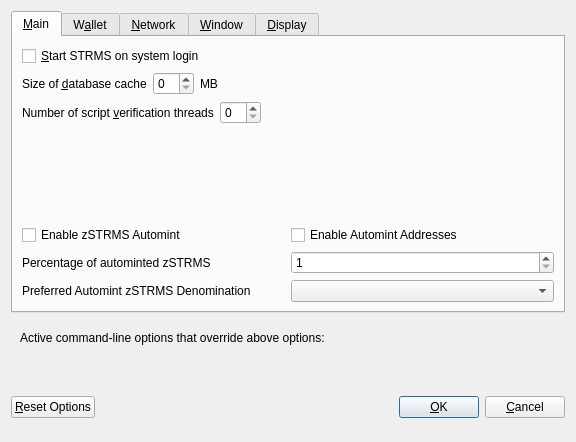
<?xml version="1.0" encoding="UTF-8"?>
<ui version="4.0">
 <class>OptionsDialog</class>
 <widget class="QDialog" name="OptionsDialog">
  <property name="geometry">
   <rect>
    <x>0</x>
    <y>0</y>
    <width>576</width>
    <height>442</height>
   </rect>
  </property>
  <property name="windowTitle">
   <string>Options</string>
  </property>
  <property name="modal">
   <bool>true</bool>
  </property>
  <layout class="QVBoxLayout" name="verticalLayout">
   <item>
    <widget class="QTabWidget" name="tabWidget">
     <property name="currentIndex">
      <number>0</number>
     </property>
     <widget class="QWidget" name="tabMain">
      <attribute name="title">
       <string>&amp;Main</string>
      </attribute>
      <layout class="QVBoxLayout" name="verticalLayout_Main">
       <item>
        <widget class="QCheckBox" name="bitcoinAtStartup">
         <property name="toolTip">
          <string>Automatically start STRMS after logging in to the system.</string>
         </property>
         <property name="text">
          <string>&amp;Start STRMS on system login</string>
         </property>
        </widget>
       </item>
       <item>
        <layout class="QHBoxLayout" name="horizontalLayout_2_Main">
         <item>
          <widget class="QLabel" name="databaseCacheLabel">
           <property name="text">
            <string>Size of &amp;database cache</string>
           </property>
           <property name="textFormat">
            <enum>Qt::PlainText</enum>
           </property>
           <property name="buddy">
            <cstring>databaseCache</cstring>
           </property>
          </widget>
         </item>
         <item>
          <widget class="QSpinBox" name="databaseCache"/>
         </item>
         <item>
          <widget class="QLabel" name="databaseCacheUnitLabel">
           <property name="text">
            <string>MB</string>
           </property>
           <property name="textFormat">
            <enum>Qt::PlainText</enum>
           </property>
          </widget>
         </item>
         <item>
          <spacer name="horizontalSpacer_2_Main">
           <property name="orientation">
            <enum>Qt::Horizontal</enum>
           </property>
           <property name="sizeHint" stdset="0">
            <size>
             <width>40</width>
             <height>20</height>
            </size>
           </property>
          </spacer>
         </item>
        </layout>
       </item>
       <item>
        <layout class="QHBoxLayout" name="horizontalLayout_3_Main">
         <item>
          <widget class="QLabel" name="threadsScriptVerifLabel">
           <property name="text">
            <string>Number of script &amp;verification threads</string>
           </property>
           <property name="textFormat">
            <enum>Qt::PlainText</enum>
           </property>
           <property name="buddy">
            <cstring>threadsScriptVerif</cstring>
           </property>
          </widget>
         </item>
         <item>
          <widget class="QSpinBox" name="threadsScriptVerif">
           <property name="toolTip">
            <string>(0 = auto, &lt;0 = leave that many cores free)</string>
           </property>
          </widget>
         </item>
         <item>
          <spacer name="horizontalSpacer_3_Main">
           <property name="orientation">
            <enum>Qt::Horizontal</enum>
           </property>
           <property name="sizeHint" stdset="0">
            <size>
             <width>40</width>
             <height>20</height>
            </size>
           </property>
          </spacer>
         </item>
        </layout>
       </item>
       <item>
        <spacer name="verticalSpacer_2">
         <property name="orientation">
          <enum>Qt::Vertical</enum>
         </property>
         <property name="sizeHint" stdset="0">
          <size>
           <width>20</width>
           <height>40</height>
          </size>
         </property>
        </spacer>
       </item>
       <item>
        <widget class="QWidget" name="verticalZpivOptionsWidget" native="true">
         <layout class="QVBoxLayout" name="verticalZpivOptionsLayout">
          <property name="margin">
           <number>0</number>
          </property>
          <item>
           <layout class="QHBoxLayout" name="horizontalAutomintingLayout">
            <item>
             <widget class="QCheckBox" name="checkBoxZeromintEnable">
              <property name="toolTip">
               <string>Enable automatic minting of STRMS units to zSTRMS</string>
              </property>
              <property name="layoutDirection">
               <enum>Qt::LeftToRight</enum>
              </property>
              <property name="text">
               <string>Enable zSTRMS Automint</string>
              </property>
             </widget>
            </item>
            <item>
             <widget class="QCheckBox" name="checkBoxZeromintAddresses">
              <property name="toolTip">
               <string>Enable automatic zSTRMS minting from specific addresses</string>
              </property>
              <property name="layoutDirection">
               <enum>Qt::LeftToRight</enum>
              </property>
              <property name="text">
               <string>Enable Automint Addresses</string>
              </property>
             </widget>
            </item>
           </layout>
          </item>
          <item>
           <layout class="QHBoxLayout" name="horizontalZmintPercentageLayout">
            <item>
             <widget class="QLabel" name="percentage_label">
              <property name="toolTip">
               <string>Percentage of incoming STRMS which get automatically converted to zSTRMS via Zerocoin Protocol (min: 10%)</string>
              </property>
              <property name="text">
               <string>Percentage of autominted zSTRMS</string>
              </property>
             </widget>
            </item>
            <item>
             <widget class="QSpinBox" name="zeromintPercentage">
              <property name="minimum">
               <number>1</number>
              </property>
              <property name="maximum">
               <number>100</number>
              </property>
             </widget>
            </item>
           </layout>
          </item>
          <item>
           <layout class="QHBoxLayout" name="horizontalLayout" stretch="0,0">
            <property name="sizeConstraint">
             <enum>QLayout::SetFixedSize</enum>
            </property>
            <item>
             <widget class="QLabel" name="labelPreferredDenom">
              <property name="maximumSize">
               <size>
                <width>16777215</width>
                <height>16777215</height>
               </size>
              </property>
              <property name="toolTip">
               <string>Wait with automatic conversion to Zerocoin until enough STRMS for this denomination is available</string>
              </property>
              <property name="text">
               <string>Preferred Automint zSTRMS Denomination</string>
              </property>
             </widget>
            </item>
            <item>
             <widget class="QComboBox" name="preferredDenom">
              <property name="maximumSize">
               <size>
                <width>16777215</width>
                <height>27</height>
               </size>
              </property>
              <property name="toolTip">
               <string>Wait with automatic conversion to Zerocoin until enough STRMS for this denomination is available</string>
              </property>
              <property name="maxVisibleItems">
               <number>9</number>
              </property>
              <property name="maxCount">
               <number>9</number>
              </property>
             </widget>
            </item>
           </layout>
          </item>
         </layout>
        </widget>
       </item>
      </layout>
     </widget>
     <widget class="QWidget" name="tabWallet">
      <attribute name="title">
       <string>W&amp;allet</string>
      </attribute>
      <layout class="QVBoxLayout" name="verticalLayout_Wallet">
       <item>
        <layout class="QHBoxLayout" name="horizontalLayout_2_Wallet">
         <item>
          <widget class="QLabel" name="labelStakeSplitThresholdText">
           <property name="text">
            <string>Stake split threshold:</string>
           </property>
          </widget>
         </item>
         <item>
          <widget class="QSpinBox" name="spinBoxStakeSplitThreshold">
           <property name="minimum">
            <number>1</number>
           </property>
           <property name="maximum">
            <number>999999</number>
           </property>
          </widget>
         </item>
        </layout>
       </item>
       <item>
        <widget class="QGroupBox" name="groupBox">
         <property name="title">
          <string>Expert</string>
         </property>
         <layout class="QVBoxLayout" name="verticalLayout_2">
          <item>
           <widget class="QCheckBox" name="coinControlFeatures">
            <property name="toolTip">
             <string>Whether to show coin control features or not.</string>
            </property>
            <property name="text">
             <string>Enable coin &amp;control features</string>
            </property>
           </widget>
          </item>
          <item>
           <widget class="QCheckBox" name="showMasternodesTab">
            <property name="toolTip">
             <string>Show additional tab listing all your masternodes in first sub-tab&lt;br/&gt;and all masternodes on the network in second sub-tab.</string>
            </property>
            <property name="text">
             <string>Show Masternodes Tab</string>
            </property>
           </widget>
          </item>
          <item>
           <widget class="QCheckBox" name="spendZeroConfChange">
            <property name="toolTip">
             <string>If you disable the spending of unconfirmed change, the change from a transaction&lt;br/&gt;cannot be used until that transaction has at least one confirmation.&lt;br/&gt;This also affects how your balance is computed.</string>
            </property>
            <property name="text">
             <string>&amp;Spend unconfirmed change</string>
            </property>
           </widget>
          </item>
         </layout>
        </widget>
       </item>
       <item>
        <spacer name="verticalSpacer_Wallet">
         <property name="orientation">
          <enum>Qt::Vertical</enum>
         </property>
         <property name="sizeHint" stdset="0">
          <size>
           <width>20</width>
           <height>40</height>
          </size>
         </property>
        </spacer>
       </item>
      </layout>
     </widget>
     <widget class="QWidget" name="tabNetwork">
      <attribute name="title">
       <string>&amp;Network</string>
      </attribute>
      <layout class="QVBoxLayout" name="verticalLayout_Network">
       <item>
        <widget class="QCheckBox" name="mapPortUpnp">
         <property name="toolTip">
          <string>Automatically open the STRMS client port on the router. This only works when your router supports UPnP and it is enabled.</string>
         </property>
         <property name="text">
          <string>Map port using &amp;UPnP</string>
         </property>
        </widget>
       </item>
       <item>
        <widget class="QCheckBox" name="allowIncoming">
         <property name="toolTip">
          <string>Accept connections from outside</string>
         </property>
         <property name="text">
          <string>Allow incoming connections</string>
         </property>
        </widget>
       </item>
       <item>
        <widget class="QCheckBox" name="connectSocks">
         <property name="toolTip">
          <string>Connect to the STRMS network through a SOCKS5 proxy.</string>
         </property>
         <property name="text">
          <string>&amp;Connect through SOCKS5 proxy (default proxy):</string>
         </property>
        </widget>
       </item>
       <item>
        <layout class="QHBoxLayout" name="horizontalLayout_1_Network">
         <item>
          <widget class="QLabel" name="proxyIpLabel">
           <property name="text">
            <string>Proxy &amp;IP:</string>
           </property>
           <property name="textFormat">
            <enum>Qt::PlainText</enum>
           </property>
           <property name="buddy">
            <cstring>proxyIp</cstring>
           </property>
          </widget>
         </item>
         <item>
          <widget class="QValidatedLineEdit" name="proxyIp">
           <property name="minimumSize">
            <size>
             <width>140</width>
             <height>0</height>
            </size>
           </property>
           <property name="maximumSize">
            <size>
             <width>140</width>
             <height>16777215</height>
            </size>
           </property>
           <property name="toolTip">
            <string>IP address of the proxy (e.g. IPv4: 127.0.0.1 / IPv6: ::1)</string>
           </property>
          </widget>
         </item>
         <item>
          <widget class="QLabel" name="proxyPortLabel">
           <property name="text">
            <string>&amp;Port:</string>
           </property>
           <property name="textFormat">
            <enum>Qt::PlainText</enum>
           </property>
           <property name="buddy">
            <cstring>proxyPort</cstring>
           </property>
          </widget>
         </item>
         <item>
          <widget class="QLineEdit" name="proxyPort">
           <property name="minimumSize">
            <size>
             <width>55</width>
             <height>0</height>
            </size>
           </property>
           <property name="maximumSize">
            <size>
             <width>55</width>
             <height>16777215</height>
            </size>
           </property>
           <property name="toolTip">
            <string>Port of the proxy (e.g. 9050)</string>
           </property>
          </widget>
         </item>
         <item>
          <spacer name="horizontalSpacer_1_Network">
           <property name="orientation">
            <enum>Qt::Horizontal</enum>
           </property>
           <property name="sizeHint" stdset="0">
            <size>
             <width>40</width>
             <height>20</height>
            </size>
           </property>
          </spacer>
         </item>
        </layout>
       </item>
       <item>
        <spacer name="verticalSpacer_Network">
         <property name="orientation">
          <enum>Qt::Vertical</enum>
         </property>
         <property name="sizeHint" stdset="0">
          <size>
           <width>20</width>
           <height>40</height>
          </size>
         </property>
        </spacer>
       </item>
      </layout>
     </widget>
     <widget class="QWidget" name="tabWindow">
      <attribute name="title">
       <string>&amp;Window</string>
      </attribute>
      <layout class="QVBoxLayout" name="verticalLayout_Window">
       <item>
        <widget class="QCheckBox" name="minimizeToTray">
         <property name="toolTip">
          <string>Show only a tray icon after minimizing the window.</string>
         </property>
         <property name="text">
          <string>&amp;Minimize to the tray instead of the taskbar</string>
         </property>
        </widget>
       </item>
       <item>
        <widget class="QCheckBox" name="minimizeOnClose">
         <property name="toolTip">
          <string>Minimize instead of exit the application when the window is closed. When this option is enabled, the application will be closed only after selecting Quit in the menu.</string>
         </property>
         <property name="text">
          <string>M&amp;inimize on close</string>
         </property>
        </widget>
       </item>
       <item>
        <spacer name="verticalSpacer_Window">
         <property name="orientation">
          <enum>Qt::Vertical</enum>
         </property>
         <property name="sizeHint" stdset="0">
          <size>
           <width>20</width>
           <height>40</height>
          </size>
         </property>
        </spacer>
       </item>
      </layout>
     </widget>
     <widget class="QWidget" name="tabDisplay">
      <attribute name="title">
       <string>&amp;Display</string>
      </attribute>
      <layout class="QVBoxLayout" name="verticalLayout_Display">
       <item>
        <layout class="QHBoxLayout" name="horizontalLayout_1_Display">
         <item>
          <widget class="QLabel" name="langLabel">
           <property name="text">
            <string>User Interface &amp;language:</string>
           </property>
           <property name="textFormat">
            <enum>Qt::PlainText</enum>
           </property>
           <property name="buddy">
            <cstring>lang</cstring>
           </property>
          </widget>
         </item>
         <item>
          <widget class="QValueComboBox" name="lang">
           <property name="toolTip">
            <string>The user interface language can be set here. This setting will take effect after restarting STRMS.</string>
           </property>
          </widget>
         </item>
        </layout>
       </item>
       <item>
        <widget class="QLabel" name="label_3">
         <property name="toolTip">
          <string notr="true"/>
         </property>
         <property name="statusTip">
          <string notr="true"/>
         </property>
         <property name="whatsThis">
          <string notr="true"/>
         </property>
         <property name="accessibleName">
          <string notr="true"/>
         </property>
         <property name="text">
          <string>Language missing or translation incomplete? Help contributing translations here:
https://www.transifex.com/streamies-project/streamies-project-translations</string>
         </property>
         <property name="wordWrap">
          <bool>true</bool>
         </property>
         <property name="openExternalLinks">
          <bool>true</bool>
         </property>
         <property name="textInteractionFlags">
          <set>Qt::TextBrowserInteraction</set>
         </property>
        </widget>
       </item>
       <item>
        <layout class="QHBoxLayout" name="horizontalLayout_2_Display" stretch="0,0">
         <item>
          <widget class="QLabel" name="themeLabel">
           <property name="text">
            <string>User Interface Theme:</string>
           </property>
          </widget>
         </item>
         <item>
          <widget class="QValueComboBox" name="theme"/>
         </item>
        </layout>
       </item>
       <item>
        <widget class="QWidget" name="verticalZpivDisplayWidget" native="true">
         <layout class="QVBoxLayout" name="verticalZpivDisplayLayout">
          <property name="margin">
           <number>0</number>
          </property>
          <item>
           <widget class="Line" name="line">
            <property name="orientation">
             <enum>Qt::Horizontal</enum>
            </property>
           </widget>
          </item>
          <item>
           <layout class="QHBoxLayout" name="horizontalLayout_3_Display">
            <item>
             <widget class="QLabel" name="unitLabel">
              <property name="text">
               <string>Unit to show amounts in:</string>
              </property>
              <property name="textFormat">
               <enum>Qt::PlainText</enum>
              </property>
             </widget>
            </item>
            <item>
             <widget class="QValueComboBox" name="unit">
              <property name="toolTip">
               <string>Choose the default subdivision unit to show in the interface and when sending coins.</string>
              </property>
             </widget>
            </item>
           </layout>
          </item>
          <item>
           <layout class="QHBoxLayout" name="horizontalLayout_4_Display">
            <item>
             <widget class="QLabel" name="digitsLabel">
              <property name="text">
               <string>Decimal digits</string>
              </property>
             </widget>
            </item>
            <item>
             <widget class="QValueComboBox" name="digits"/>
            </item>
           </layout>
          </item>
          <item>
           <layout class="QHBoxLayout" name="horizontalLayout_5_Display">
            <item>
             <widget class="QCheckBox" name="checkBoxHideZeroBalances">
              <property name="toolTip">
               <string>Hide empty balances</string>
              </property>
              <property name="layoutDirection">
               <enum>Qt::LeftToRight</enum>
              </property>
              <property name="text">
               <string>Hide empty balances</string>
              </property>
             </widget>
            </item>
            <item>
             <widget class="QCheckBox" name="checkBoxHideOrphans">
              <property name="toolTip">
               <string>Hide orphan stakes in transaction lists</string>
              </property>
              <property name="text">
               <string>Hide orphan stakes</string>
              </property>
             </widget>
            </item>
            <item>
             <spacer name="horizontalSpacer">
              <property name="orientation">
               <enum>Qt::Horizontal</enum>
              </property>
              <property name="sizeHint" stdset="0">
               <size>
                <width>40</width>
                <height>20</height>
               </size>
              </property>
             </spacer>
            </item>
           </layout>
          </item>
          <item>
           <layout class="QHBoxLayout" name="horizontalLayout_6_Display">
            <item>
             <widget class="QLabel" name="thirdPartyTxUrlsLabel">
              <property name="toolTip">
               <string>Third party URLs (e.g. a block explorer) that appear in the transactions tab as context menu items. %s in the URL is replaced by transaction hash. Multiple URLs are separated by vertical bar |.</string>
              </property>
              <property name="text">
               <string>Third party transaction URLs</string>
              </property>
             </widget>
            </item>
            <item>
             <widget class="QLineEdit" name="thirdPartyTxUrls">
              <property name="toolTip">
               <string>Third party URLs (e.g. a block explorer) that appear in the transactions tab as context menu items. %s in the URL is replaced by transaction hash. Multiple URLs are separated by vertical bar |.</string>
              </property>
             </widget>
            </item>
           </layout>
          </item>
         </layout>
        </widget>
       </item>
       <item>
        <spacer name="verticalSpacer">
         <property name="orientation">
          <enum>Qt::Vertical</enum>
         </property>
         <property name="sizeHint" stdset="0">
          <size>
           <width>20</width>
           <height>40</height>
          </size>
         </property>
        </spacer>
       </item>
      </layout>
     </widget>
    </widget>
   </item>
   <item>
    <widget class="QFrame" name="frame">
     <layout class="QVBoxLayout" name="verticalLayout_Bottom">
      <item>
       <layout class="QHBoxLayout" name="horizontalLayout_Bottom">
        <item>
         <widget class="QLabel" name="overriddenByCommandLineInfoLabel">
          <property name="text">
           <string>Active command-line options that override above options:</string>
          </property>
          <property name="textFormat">
           <enum>Qt::PlainText</enum>
          </property>
         </widget>
        </item>
        <item>
         <spacer name="horizontalSpacer_Bottom">
          <property name="orientation">
           <enum>Qt::Horizontal</enum>
          </property>
          <property name="sizeHint" stdset="0">
           <size>
            <width>40</width>
            <height>20</height>
           </size>
          </property>
         </spacer>
        </item>
       </layout>
      </item>
      <item>
       <widget class="QLabel" name="overriddenByCommandLineLabel">
        <property name="text">
         <string/>
        </property>
        <property name="textFormat">
         <enum>Qt::PlainText</enum>
        </property>
        <property name="wordWrap">
         <bool>true</bool>
        </property>
       </widget>
      </item>
     </layout>
    </widget>
   </item>
   <item>
    <layout class="QHBoxLayout" name="horizontalLayout_Buttons">
     <item>
      <widget class="QPushButton" name="resetButton">
       <property name="toolTip">
        <string>Reset all client options to default.</string>
       </property>
       <property name="text">
        <string>&amp;Reset Options</string>
       </property>
       <property name="autoDefault">
        <bool>false</bool>
       </property>
      </widget>
     </item>
     <item>
      <spacer name="horizontalSpacer_1">
       <property name="orientation">
        <enum>Qt::Horizontal</enum>
       </property>
       <property name="sizeHint" stdset="0">
        <size>
         <width>40</width>
         <height>48</height>
        </size>
       </property>
      </spacer>
     </item>
     <item>
      <widget class="QLabel" name="statusLabel">
       <property name="minimumSize">
        <size>
         <width>200</width>
         <height>0</height>
        </size>
       </property>
       <property name="font">
        <font>
         <weight>75</weight>
         <bold>true</bold>
        </font>
       </property>
       <property name="text">
        <string/>
       </property>
       <property name="textFormat">
        <enum>Qt::PlainText</enum>
       </property>
       <property name="wordWrap">
        <bool>true</bool>
       </property>
      </widget>
     </item>
     <item>
      <spacer name="horizontalSpacer_2">
       <property name="orientation">
        <enum>Qt::Horizontal</enum>
       </property>
       <property name="sizeHint" stdset="0">
        <size>
         <width>40</width>
         <height>48</height>
        </size>
       </property>
      </spacer>
     </item>
     <item>
      <widget class="QPushButton" name="okButton">
       <property name="text">
        <string>&amp;OK</string>
       </property>
       <property name="autoDefault">
        <bool>false</bool>
       </property>
       <property name="default">
        <bool>true</bool>
       </property>
      </widget>
     </item>
     <item>
      <widget class="QPushButton" name="cancelButton">
       <property name="text">
        <string>&amp;Cancel</string>
       </property>
       <property name="autoDefault">
        <bool>false</bool>
       </property>
      </widget>
     </item>
    </layout>
   </item>
  </layout>
 </widget>
 <customwidgets>
  <customwidget>
   <class>QValidatedLineEdit</class>
   <extends>QLineEdit</extends>
   <header>qvalidatedlineedit.h</header>
  </customwidget>
  <customwidget>
   <class>QValueComboBox</class>
   <extends>QComboBox</extends>
   <header>qvaluecombobox.h</header>
  </customwidget>
 </customwidgets>
 <resources/>
 <connections/>
</ui>
